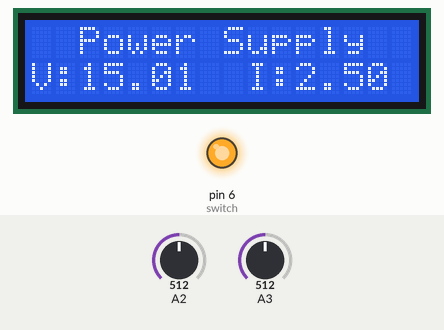
Recording of a sketch running on a simulated Arduino Uno, built with avr-gcc and run on an emulated ATmega328P. Shown: 16×2 character LCD, output pins drawn as LEDs (lit = HIGH). Inputs (shaded band) come from the test bench; at power-on: A2 = 512, A3 = 512. What the sketch prints to the serial monitor is not drawn.

Above: at 1.2 s.
1.3 s: A2 set to 716
At 2.5 s:
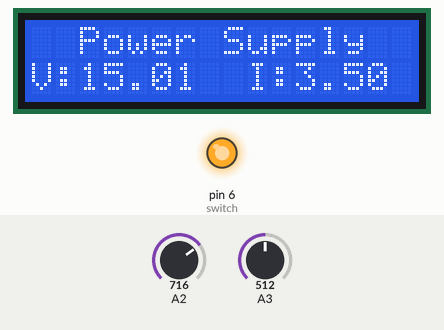
2.8 s: A3 set to 716
At 3.7 s:
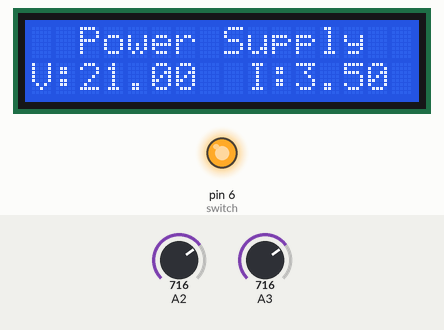
5.8 s: A2 set to 900
At 7.0 s:
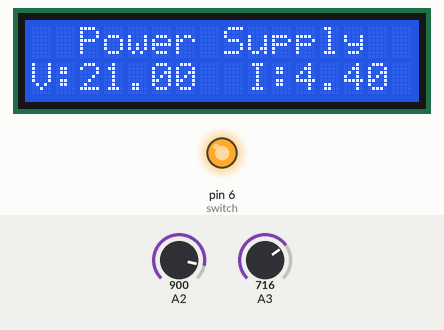
7.3 s: A3 set to 900
At 8.4 s:
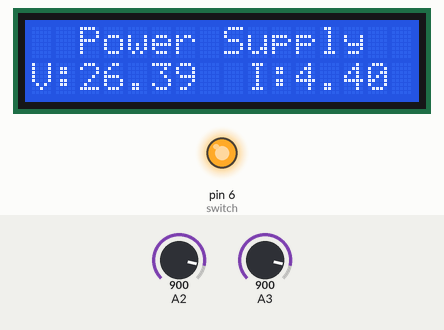
8.8 s: A2 set to 1023
At 9.4 s:
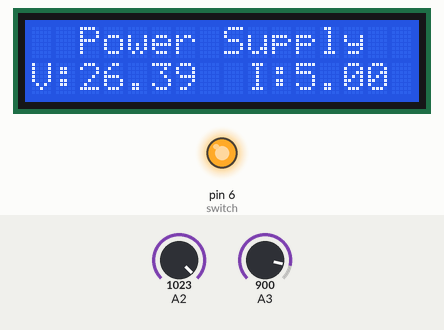
Timing chart, 0 to 11.3 s (numbered marks = the images above; inputs shaded):
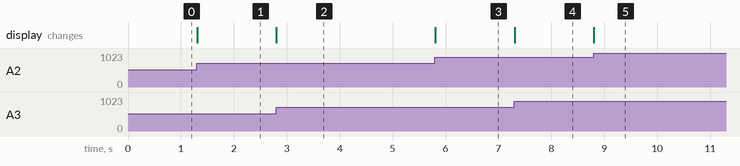

The sketch:

sketch_mar21a.ino
```cpp
/*
Jenny Lynn Kelly
PSU4PSU Microcontroller Integration

This sketch prints "Hello World!" to the LCD
 and shows the time.

  The circuit:
 * LCD RS pin 4 to digital pin 7
 * LCD Enable pin 6 to digital pin 8
 * LCD D4 pin 9 to digital pin 5
 * LCD D5 pin 10 to digital pin 4
 * LCD D6 pin 11 to digital pin 3
 * LCD D7 pin 12 to digital pin 2
 *
 * LCD R/W pin 5 to ground
 * LCD VSS pin 1 to ground
 * LCD VCC pin 2 to 5V
 * 10K resistor:
 * ends to +5V and GND
 * wiper to LCD VO pin (pin 3)


 This sketch connects the HC-05 to the
 Arduino Uno R3

 The circuit:

 * HC-05 Enable pin 1 to digital pin 9
 * HC-05 VCC pin 2 to 5V
 * HC-05 GND pin 3 to GND
 * HC-05 TX pin 4 to digital pin 10 (RX)
 * HC-05 RX pin 5 to digital pin 11 (TX)
 * HC-05 STATE pin 6 not connected

 */


#include <SoftwareSerial.h>
#include <LiquidCrystal.h>

SoftwareSerial BTSerial(10, 11);   // RX | TX

// initialize the library by associating any needed LCD interface pin
// with the arduino pin number it is connected to
const int rs = 7, en = 12, d4 = 2, d5 = 3, d6 = 4, d7 = 5;
LiquidCrystal lcd(rs, en, d4, d5, d6, d7);

void setup(){
  pinMode(6, OUTPUT);    /* this pin will pull the HC-05 pin 34 (KEY pin) HIGH to switch module to AT mode */
  digitalWrite(6, HIGH);
  Serial.begin(9600);
  Serial.println("Enter AT Commands:");
  BTSerial.begin(9600);  // HC-05 default speed in AT command mode

//////////////////////////////////////////////////////////////////////

  // set up the LCD's number of columns and rows:
  lcd.begin(16, 2);

  // Print a message to the LCD.
  lcd.print("  Power Supply");


//////////////////////////////////////////////////////////////////////

}

void loop(){
  // (note: line 1 is the second row, since counting begins with 0):
  lcd.setCursor(0, 0);
  // read the input on analog pin 0:
  int sensorValue = analogRead(A3);
  int currentValue = analogRead(A2);
  // Convert the analog reading (which goes from 0 - 1023) to a voltage (0 - 30 and 0 - 5V):
  float voltage = sensorValue * (30.0 / 1023.0);
  float current = currentValue * (5.0 / 1023.0);
  // print out the value you read:
  //Serial.println(voltage);

  // Print a message to the LCD.
  //lcd.print(voltage); //connect this later to Vout/Iout sensors and Bluetooth


  //The code below allows for commands and messages to be sent from COMPUTER (serial monitor) -> HC-05
  if (Serial.available())           // Keep reading from Arduino Serial Monitor
    BTSerial.write(Serial.read());  // and send to HC-05

  //The code below allows for commands and messages to be sent from HC-05 -> COMPUTER (serial monitor)
  if (BTSerial.available())         // Keep reading from HC-05 and send to Arduino
    Serial.write(BTSerial.read());  // Serial Monitor

//////////////////////////////////////////////////////////////////////

  // set the cursor to column 0, line 1
  // (note: line 1 is the second row, since counting begins with 0):
  lcd.setCursor(0, 1);
  // print the number of seconds since reset:
  lcd.print("V:");
  lcd.print(voltage);
  lcd.print("  I:");
  lcd.print(current);

//////////////////////////////////////////////////////////////////////

}
```

Measured:
- after the input at 1.3 s, the display: changes at once (image 1)
- after the input at 2.8 s, the display: changes at once (image 2)
- after the input at 5.8 s, the display: changes at once (image 3)
- after the input at 7.3 s, the display: changes at once (image 4)
- after the input at 8.8 s, the display: changes at once (image 5)
